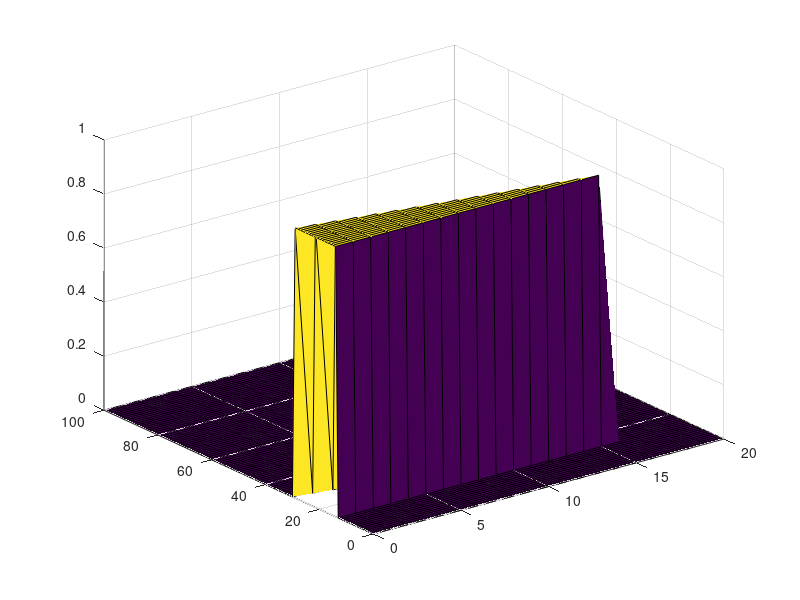

The MATLAB source for this figure:
%function [tau,range,W]=amb_func

clear all; close all;

t=30; % sampling time
S=0:100; % range
u=0:200;
L=0:20;

env(1:16)=1;
impulse=[1];

for aa=1:length(L)
    lag=L(aa);
    for bb=1:length(S)
        a=conv(impulse,env);
        try
            a1=a(t-S(bb));
            a2=a(t-S(bb)-lag);
        catch
            a1=0;
            a2=0;
        end
        Wtt(aa,bb)=a1*a1; % range ambiguity function
    end
end

figure; 
surf(L,S,Wtt');